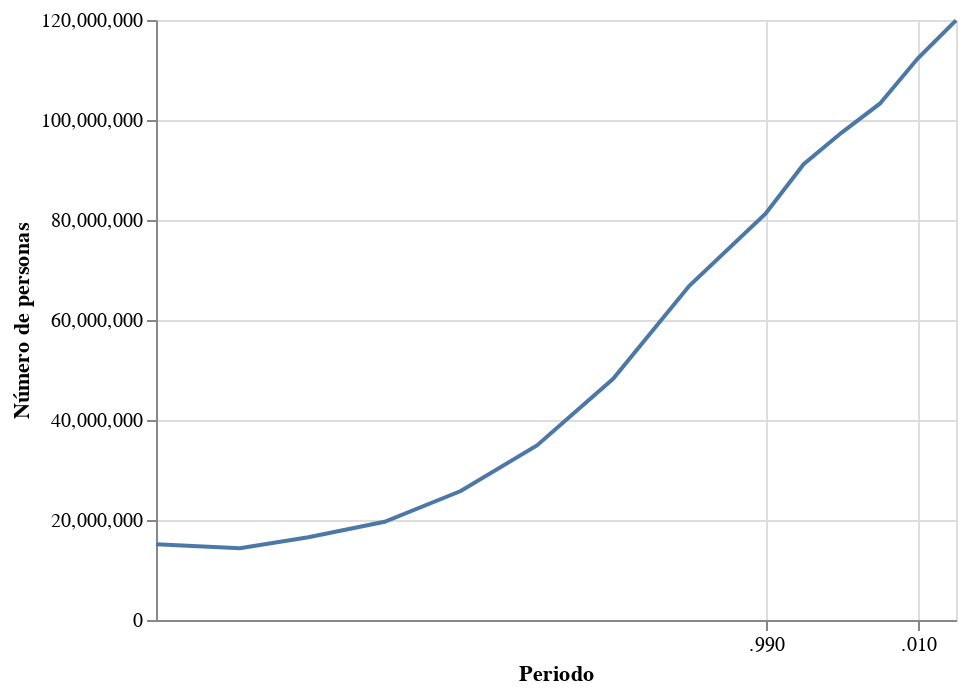

The notebook cell saved with this chart:
### Markdown cell above
Como puedes ver `altair` esta leyendo la columna `Periodo` como una cantidad cuantitativa aunque sabemos que representa los años de 1910 a 2015. Lo fácil sería especificar el tipo de datos que cada asignación es como lo hemos hecho antes:

### Code cell
alt.Chart(datos).mark_line().encode(
    x = 'Periodo:T',
    y = 'Número de personas:Q',
)

### Figure 1 — Vega-Lite specification as saved in the notebook (floating-point values rounded to 4 significant figures)
{"$schema": "https://vega.github.io/schema/vega-lite/v2.6.0.json", "config": {"view": {"height": 300, "width": 400}}, "data": {"name": "data-cf3d660dcf7d8fe1659bd5f2e283e349"}, "datasets": {"data-cf3d660dcf7d8fe1659bd5f2e283e349": [{"Número de personas": 15160369, "Periodo": 1910}, {"Número de personas": 14334780, "Periodo": 1921}, {"Número de personas": 16552722, "Periodo": 1930}, {"Número de personas": 19653552, "Periodo": 1940}, {"Número de personas": 25791017, "Periodo": 1950}, {"Número de personas": 34923129, "Periodo": 1960}, {"Número de personas": 48225238, "Periodo": 1970}, {"Número de personas": 66846833, "Periodo": 1980}, {"Número de personas": 81249645, "Periodo": 1990}, {"Número de personas": 91158290, "Periodo": 1995}, {"Número de personas": 97483412, "Periodo": 2000}, {"Número de personas": 103263388, "Periodo": 2005}, {"Número de personas": 112336538, "Periodo": 2010}, {"Número de personas": 119938473, "Periodo": 2015}]}, "encoding": {"x": {"field": "Periodo", "type": "temporal"}, "y": {"field": "Número de personas", "type": "quantitative"}}, "mark": "line"}
